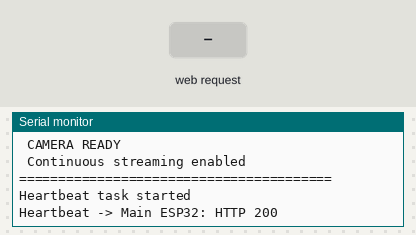
A program run on a simulated ESP32. Shown: the last lines printed to the serial monitor. Inputs (shaded band) come from the test bench. WiFi joins after 1.5 s; servers stay silent unless stated; uploads are accepted with an empty reply; the camera gives no picture.

Above: at 5.0 s.
5.1 s: HTTP request GET /stream received
At 6.3 s:
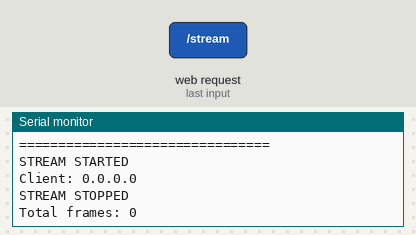
6.6 s: HTTP request GET /analyze received
At 7.9 s:
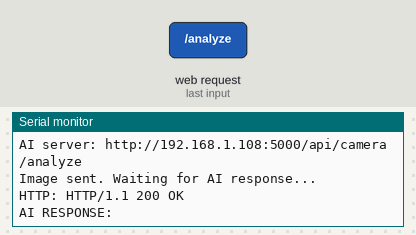

Measured:
- after the input at 5.1 s, the serial monitor: prints a new line at once (image 1)
- after the input at 6.6 s, the serial monitor: prints a new line at once (image 2)

The program:

main.cpp
```cpp
#include "esp_camera.h"
#include <WiFi.h>
#include <HTTPClient.h>
#include <WebServer.h>

// =====================================================
// WIFI
// =====================================================

const char* ssid = "PHOENIX_2.4G";
const char* password = "akt@12345";

// =====================================================
// MAIN ESP32
// =====================================================

const char* MAIN_ESP32_IP = "192.168.1.104";

// =====================================================
// SMARTSURROUND AI SERVER
// =====================================================

const char* AI_SERVER_HOST = "192.168.1.108";
const uint16_t AI_SERVER_PORT = 5000;
const char* AI_SERVER_PATH = "/api/camera/analyze";
const char* CAMERA_API_KEY = "";

// =====================================================
// HEARTBEAT
// =====================================================

#define HEARTBEAT_INTERVAL 5000

TaskHandle_t heartbeatTaskHandle = NULL;

// =====================================================
// WEB SERVER
// =====================================================

WebServer server(80);

// =====================================================
// AI THINKER ESP32-CAM PINS
// =====================================================

#define PWDN_GPIO_NUM     32
#define RESET_GPIO_NUM    -1

#define XCLK_GPIO_NUM      0

#define SIOD_GPIO_NUM     26
#define SIOC_GPIO_NUM     27

#define Y9_GPIO_NUM       35
#define Y8_GPIO_NUM       34
#define Y7_GPIO_NUM       39
#define Y6_GPIO_NUM       36

#define Y5_GPIO_NUM       21
#define Y4_GPIO_NUM       19
#define Y3_GPIO_NUM       18
#define Y2_GPIO_NUM        5

#define VSYNC_GPIO_NUM    25
#define HREF_GPIO_NUM     23
#define PCLK_GPIO_NUM     22

// =====================================================
// CORS
// =====================================================

void sendCORS()
{
    server.sendHeader(
        "Access-Control-Allow-Origin",
        "*"
    );

    server.sendHeader(
        "Access-Control-Allow-Methods",
        "GET, POST, OPTIONS"
    );

    server.sendHeader(
        "Access-Control-Allow-Headers",
        "Content-Type"
    );
}

// =====================================================
// CAMERA INITIALIZATION
// =====================================================

bool initCamera()
{
    camera_config_t config;

    config.ledc_channel =
        LEDC_CHANNEL_0;

    config.ledc_timer =
        LEDC_TIMER_0;

    config.pin_d0 = Y2_GPIO_NUM;
    config.pin_d1 = Y3_GPIO_NUM;
    config.pin_d2 = Y4_GPIO_NUM;
    config.pin_d3 = Y5_GPIO_NUM;
    config.pin_d4 = Y6_GPIO_NUM;
    config.pin_d5 = Y7_GPIO_NUM;
    config.pin_d6 = Y8_GPIO_NUM;
    config.pin_d7 = Y9_GPIO_NUM;

    config.pin_xclk =
        XCLK_GPIO_NUM;

    config.pin_pclk =
        PCLK_GPIO_NUM;

    config.pin_vsync =
        VSYNC_GPIO_NUM;

    config.pin_href =
        HREF_GPIO_NUM;

    config.pin_sccb_sda =
        SIOD_GPIO_NUM;

    config.pin_sccb_scl =
        SIOC_GPIO_NUM;

    config.pin_pwdn =
        PWDN_GPIO_NUM;

    config.pin_reset =
        RESET_GPIO_NUM;

    config.xclk_freq_hz =
        20000000;

    config.pixel_format =
        PIXFORMAT_JPEG;

    // =================================================
    // PSRAM
    // =================================================

    if (psramFound())
    {
        Serial.println(
            "PSRAM: OK"
        );

        config.frame_size =
            FRAMESIZE_VGA;

        config.jpeg_quality =
            12;

        config.fb_count =
            2;

        config.fb_location =
            CAMERA_FB_IN_PSRAM;

        config.grab_mode =
            CAMERA_GRAB_LATEST;
    }
    else
    {
        Serial.println(
            "PSRAM: NOT FOUND"
        );

        config.frame_size =
            FRAMESIZE_QVGA;

        config.jpeg_quality =
            15;

        config.fb_count =
            1;

        config.fb_location =
            CAMERA_FB_IN_DRAM;

        config.grab_mode =
            CAMERA_GRAB_WHEN_EMPTY;
    }

    // =================================================
    // CAMERA INIT
    // =================================================

    esp_err_t result =
        esp_camera_init(
            &config
        );

    if (result != ESP_OK)
    {
        Serial.print(
            "CAMERA INIT FAILED: 0x"
        );

        Serial.println(
            result,
            HEX
        );

        return false;
    }

    Serial.println(
        "CAMERA INITIALIZED"
    );

    // =================================================
    // COLOR CONFIGURATION
    // =================================================

    sensor_t* sensor =
        esp_camera_sensor_get();

    if (sensor != nullptr)
    {
        sensor->set_brightness(
            sensor,
            0
        );

        sensor->set_contrast(
            sensor,
            0
        );

        sensor->set_saturation(
            sensor,
            1
        );

        sensor->set_whitebal(
            sensor,
            1
        );

        sensor->set_awb_gain(
            sensor,
            1
        );

        sensor->set_exposure_ctrl(
            sensor,
            1
        );

        sensor->set_gain_ctrl(
            sensor,
            1
        );

        sensor->set_aec2(
            sensor,
            1
        );

        sensor->set_bpc(
            sensor,
            1
        );

        sensor->set_wpc(
            sensor,
            1
        );

        sensor->set_raw_gma(
            sensor,
            1
        );

        sensor->set_lenc(
            sensor,
            1
        );

        Serial.println(
            "COLOR SENSOR SETTINGS OK"
        );
    }

    return true;
}

// =====================================================
// ROOT PAGE
// =====================================================

void handleRoot()
{
    sendCORS();

    String html = R"rawliteral(
<!DOCTYPE html>

<html>

<head>

<meta name="viewport"
content="width=device-width, initial-scale=1">

<title>SmartSurround Camera</title>

<style>

body {
    background:#111;
    color:white;
    text-align:center;
    font-family:Arial;
}

img {
    width:95%;
    max-width:800px;
    border-radius:10px;
}

</style>

</head>

<body>

<h1>SmartSurround Camera</h1>

<p>Continuous Live Color Video</p>

<img src="/stream">

</body>

</html>
)rawliteral";

    server.send(
        200,
        "text/html",
        html
    );
}

// =====================================================
// STREAM
// =====================================================

void handleStream()
{
    WiFiClient client =
        server.client();

    // Important for continuous streaming
    client.setNoDelay(true);

    client.setTimeout(2000);

    client.print(
        "HTTP/1.1 200 OK\r\n"
        "Content-Type: multipart/x-mixed-replace; boundary=frame\r\n"
        "Cache-Control: no-cache, no-store, must-revalidate\r\n"
        "Pragma: no-cache\r\n"
        "Expires: 0\r\n"
        "Access-Control-Allow-Origin: *\r\n"
        "Connection: close\r\n"
        "\r\n"
    );

    Serial.println(
        "================================"
    );

    Serial.println(
        "STREAM STARTED"
    );

    Serial.print(
        "Client: "
    );

    Serial.println(
        client.remoteIP()
    );

    unsigned long frameCount = 0;

    while (
        client.connected()
    )
    {
        // =============================================
        // Capture
        // =============================================

        camera_fb_t* fb =
            esp_camera_fb_get();

        if (!fb)
        {
            Serial.println(
                "Camera frame failed"
            );

            delay(100);

            continue;
        }

        // =============================================
        // Send MJPEG frame
        // =============================================

        client.print(
            "--frame\r\n"
        );

        client.print(
            "Content-Type: image/jpeg\r\n"
        );

        client.print(
            "Content-Length: "
        );

        client.print(
            fb->len
        );

        client.print(
            "\r\n\r\n"
        );

        size_t written =
            client.write(
                fb->buf,
                fb->len
            );

        client.print(
            "\r\n"
        );

        // =============================================
        // Return frame buffer
        // =============================================

        esp_camera_fb_return(
            fb
        );

        frameCount++;

        // =============================================
        // Check connection
        // =============================================

        if (!client.connected())
        {
            break;
        }

        // =============================================
        // Allow background tasks
        // =============================================

        delay(30);

        yield();

        // Debug every 100 frames
        if (
            frameCount % 100 == 0
        )
        {
            Serial.print(
                "Frames: "
            );

            Serial.print(
                frameCount
            );

            Serial.print(
                " | Heap: "
            );

            Serial.println(
                ESP.getFreeHeap()
            );
        }
    }

    Serial.println(
        "STREAM STOPPED"
    );

    Serial.print(
        "Total frames: "
    );

    Serial.println(
        frameCount
    );
}

// =====================================================
// CAPTURE
// =====================================================

void handleCapture()
{
    sendCORS();

    camera_fb_t* fb =
        esp_camera_fb_get();

    if (!fb)
    {
        server.send(
            503,
            "text/plain",
            "Camera capture failed"
        );

        return;
    }

    server.setContentLength(
        fb->len
    );

    server.send(
        200,
        "image/jpeg",
        ""
    );

    WiFiClient client =
        server.client();

    client.write(
        fb->buf,
        fb->len
    );

    esp_camera_fb_return(
        fb
    );
}

// =====================================================
// SEND CAPTURED JPEG TO SMARTSURROUND AI
// =====================================================

bool sendFrameToAI(camera_fb_t* fb, String& response)
{
    if (WiFi.status() != WL_CONNECTED)
    {
        response = "{\"ok\":false,\"message\":\"WiFi disconnected\"}";
        return false;
    }

    WiFiClient client;

    Serial.println("Connecting to SmartSurround AI...");
    Serial.print("AI server: http://");
    Serial.print(AI_SERVER_HOST);
    Serial.print(":");
    Serial.print(AI_SERVER_PORT);
    Serial.println(AI_SERVER_PATH);

    if (!client.connect(AI_SERVER_HOST, AI_SERVER_PORT))
    {
        Serial.println("AI SERVER CONNECTION FAILED");
        response = "{\"ok\":false,\"message\":\"Cannot connect to AI server\"}";
        return false;
    }

    client.setTimeout(30000);

    String boundary = "----SmartSurroundESP32Boundary";
    String head = "--" + boundary + "\r\n" "Content-Disposition: form-data; name=\"image\"; filename=\"road.jpg\"\r\n" "Content-Type: image/jpeg\r\n\r\n";
    String tail = "\r\n--" + boundary + "--\r\n";
    size_t contentLength = head.length() + fb->len + tail.length();

    client.print("POST "); client.print(AI_SERVER_PATH); client.println(" HTTP/1.1");
    client.print("Host: "); client.print(AI_SERVER_HOST); client.print(":"); client.println(AI_SERVER_PORT);
    client.println("Connection: close");
    client.print("Content-Type: multipart/form-data; boundary="); client.println(boundary);
    client.print("Content-Length: "); client.println(contentLength);
    if (strlen(CAMERA_API_KEY) > 0) { client.print("X-Camera-Key: "); client.println(CAMERA_API_KEY); }
    client.println();
    client.print(head);

    size_t sent = 0;
    while (sent < fb->len)
    {
        size_t chunk = fb->len - sent;
        if (chunk > 4096) chunk = 4096;
        size_t written = client.write(fb->buf + sent, chunk);
        if (written == 0)
        {
            client.stop();
            response = "{\"ok\":false,\"message\":\"Image upload failed\"}";
            return false;
        }
        sent += written;
        yield();
    }

    client.print(tail);
    Serial.println("Image sent. Waiting for AI response...");

    String statusLine = client.readStringUntil('\n');
    statusLine.trim();
    Serial.print("HTTP: "); Serial.println(statusLine);

    while (client.connected())
    {
        String line = client.readStringUntil('\n');
        if (line == "\r" || line.length() == 0) break;
    }

    response = "";
    unsigned long start = millis();
    while (client.connected() || client.available())
    {
        while (client.available()) { response += (char)client.read(); start = millis(); }
        if (millis() - start > 30000) break;
        delay(1);
    }
    client.stop();
    Serial.println("AI RESPONSE:"); Serial.println(response);
    return true;
}

// =====================================================
// CAPTURE + AI ANALYSIS
// =====================================================

void handleAnalyze()
{
    sendCORS();
    Serial.println();
    Serial.println("========================================");
    Serial.println(" AI ROAD ANALYSIS REQUEST");
    Serial.println("========================================");

    camera_fb_t* fb = esp_camera_fb_get();
    if (!fb)
    {
        server.send(503, "application/json", "{\"ok\":false,\"message\":\"Camera capture failed\"}");
        return;
    }

    Serial.print("Captured JPEG: "); Serial.print(fb->len); Serial.println(" bytes");
    String response;
    bool success = sendFrameToAI(fb, response);
    esp_camera_fb_return(fb);

    server.send(success ? 200 : 502, "application/json", response);
}


// =====================================================
// CAMERA STATUS
// =====================================================

void handleStatus()
{
    sendCORS();

    String json = "{";

    json +=
        "\"status\":\"online\",";

    json +=
        "\"ip\":\"";

    json +=
        WiFi.localIP().toString();

    json +=
        "\",";

    json +=
        "\"rssi\":";

    json +=
        WiFi.RSSI();

    json +=
        ",";

    json +=
        "\"heap\":";

    json +=
        ESP.getFreeHeap();

    json +=
        "}";

    server.send(
        200,
        "application/json",
        json
    );
}

// =====================================================
// HEARTBEAT FUNCTION
// =====================================================

void sendHeartbeat()
{
    if (
        WiFi.status() != WL_CONNECTED
    )
    {
        Serial.println(
            "Heartbeat: WiFi disconnected"
        );

        return;
    }

    HTTPClient http;

    String url =
        String("http://") +
        MAIN_ESP32_IP +
        "/camera-status";

    http.begin(
        url
    );

    http.setTimeout(
        2000
    );

    http.addHeader(
        "Content-Type",
        "application/json"
    );

    String body =
        "{\"ip\":\"" +
        WiFi.localIP().toString() +
        "\"}";

    int code =
        http.POST(
            body
        );

    if (code > 0)
    {
        Serial.print(
            "Heartbeat -> Main ESP32: HTTP "
        );

        Serial.println(
            code
        );
    }
    else
    {
        Serial.print(
            "Heartbeat FAILED: "
        );

        Serial.println(
            http.errorToString(
                code
            )
        );
    }

    http.end();
}

// =====================================================
// HEARTBEAT TASK
// =====================================================
//
// This runs independently from the normal Arduino loop.
// Therefore heartbeat continues while /stream is blocking.
//

void heartbeatTask(
    void* parameter
)
{
    Serial.println(
        "Heartbeat task started"
    );

    while (true)
    {
        sendHeartbeat();

        vTaskDelay(
            pdMS_TO_TICKS(
                HEARTBEAT_INTERVAL
            )
        );
    }
}

// =====================================================
// SETUP
// =====================================================

void setup()
{
    Serial.begin(
        115200
    );

    delay(2000);

    Serial.println();
    Serial.println(
        "========================================"
    );

    Serial.println(
        " SmartSurround ESP32-CAM"
    );

    Serial.println(
        " CONTINUOUS COLOR STREAM"
    );

    Serial.println(
        "========================================"
    );

    // =================================================
    // CAMERA
    // =================================================

    if (!initCamera())
    {
        Serial.println(
            "CAMERA FAILED"
        );

        while (true)
        {
            delay(1000);
        }
    }

    // =================================================
    // WIFI
    // =================================================

    WiFi.mode(
        WIFI_STA
    );

    // Disable WiFi sleep
    WiFi.setSleep(
        false
    );

    WiFi.begin(
        ssid,
        password
    );

    Serial.print(
        "Connecting WiFi"
    );

    while (
        WiFi.status() != WL_CONNECTED
    )
    {
        delay(500);

        Serial.print(
            "."
        );
    }

    Serial.println();

    Serial.println(
        "WIFI CONNECTED"
    );

    // =================================================
    // IP
    // =================================================

    Serial.print(
        "Camera IP: "
    );

    Serial.println(
        WiFi.localIP()
    );

    Serial.print(
        "Stream: http://"
    );

    Serial.print(
        WiFi.localIP()
    );

    Serial.println(
        "/stream"
    );

    Serial.print(
        "Capture: http://"
    );

    Serial.print(
        WiFi.localIP()
    );

    Serial.println(
        "/capture"
    );

    Serial.print(
        "Analyze: http://"
    );

    Serial.print(
        WiFi.localIP()
    );

    Serial.println(
        "/analyze"
    );

    Serial.print(
        "Status: http://"
    );

    Serial.print(
        WiFi.localIP()
    );

    Serial.println(
        "/status"
    );

    // =================================================
    // ROUTES
    // =================================================

    server.on(
        "/",
        HTTP_GET,
        handleRoot
    );

    server.on(
        "/stream",
        HTTP_GET,
        handleStream
    );

    server.on(
        "/capture",
        HTTP_GET,
        handleCapture
    );

    server.on(
        "/analyze",
        HTTP_GET,
        handleAnalyze
    );

    server.on(
        "/status",
        HTTP_GET,
        handleStatus
    );

    // =================================================
    // SERVER
    // =================================================

    server.begin();

    Serial.println(
        "WEB SERVER STARTED"
    );

    // =================================================
    // START HEARTBEAT TASK
    // =================================================

    xTaskCreatePinnedToCore(
        heartbeatTask,
        "HeartbeatTask",
        8192,
        NULL,
        1,
        &heartbeatTaskHandle,
        0
    );

    Serial.println(
        "HEARTBEAT TASK STARTED"
    );

    Serial.println();
    Serial.println(
        "========================================"
    );

    Serial.println(
        " CAMERA READY"
    );

    Serial.println(
        " Continuous streaming enabled"
    );

    Serial.println(
        "========================================"
    );
}

// =====================================================
// LOOP
// =====================================================

void loop()
{
    server.handleClient();

    delay(1);

    yield();
}
```

Source omitted: tempCodeRunnerFile.cpp (23 bytes)
